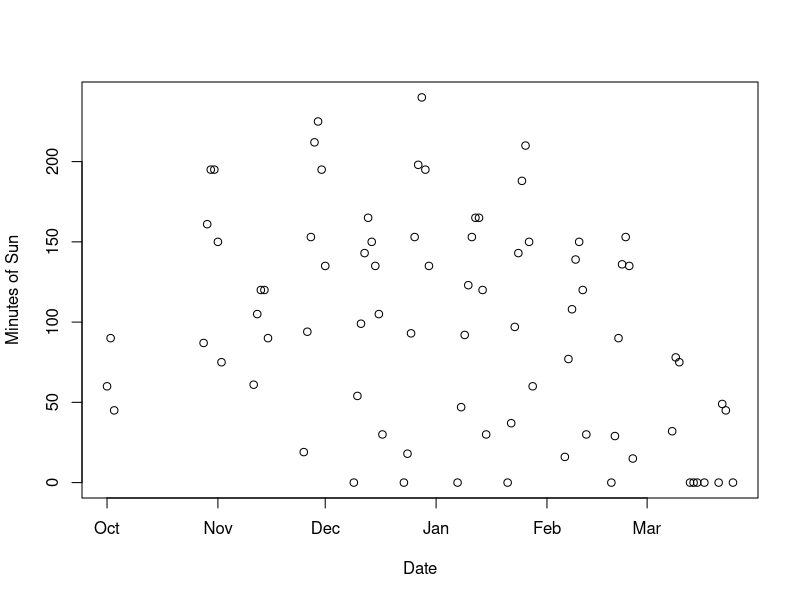

Write the R code that produced this figure.
a <- read.csv("data/work_time_period_24.csv", header = T)

head(a)

a$start_date <- as.Date(a$start_date, "%m/%d/%Y")

plot(a$start_date, a$mins_sun, xaxt = 'n', xlab = "Date", ylab = "Minutes of Sun")

ticks.at <- seq(min(a$start_date), max(a$start_date),
                by = "months")
## format the labels as abbreviated month names
ticks.lab <- format(ticks.at, format = "%b")

axis(1, at = ticks.at, labels = ticks.lab)
